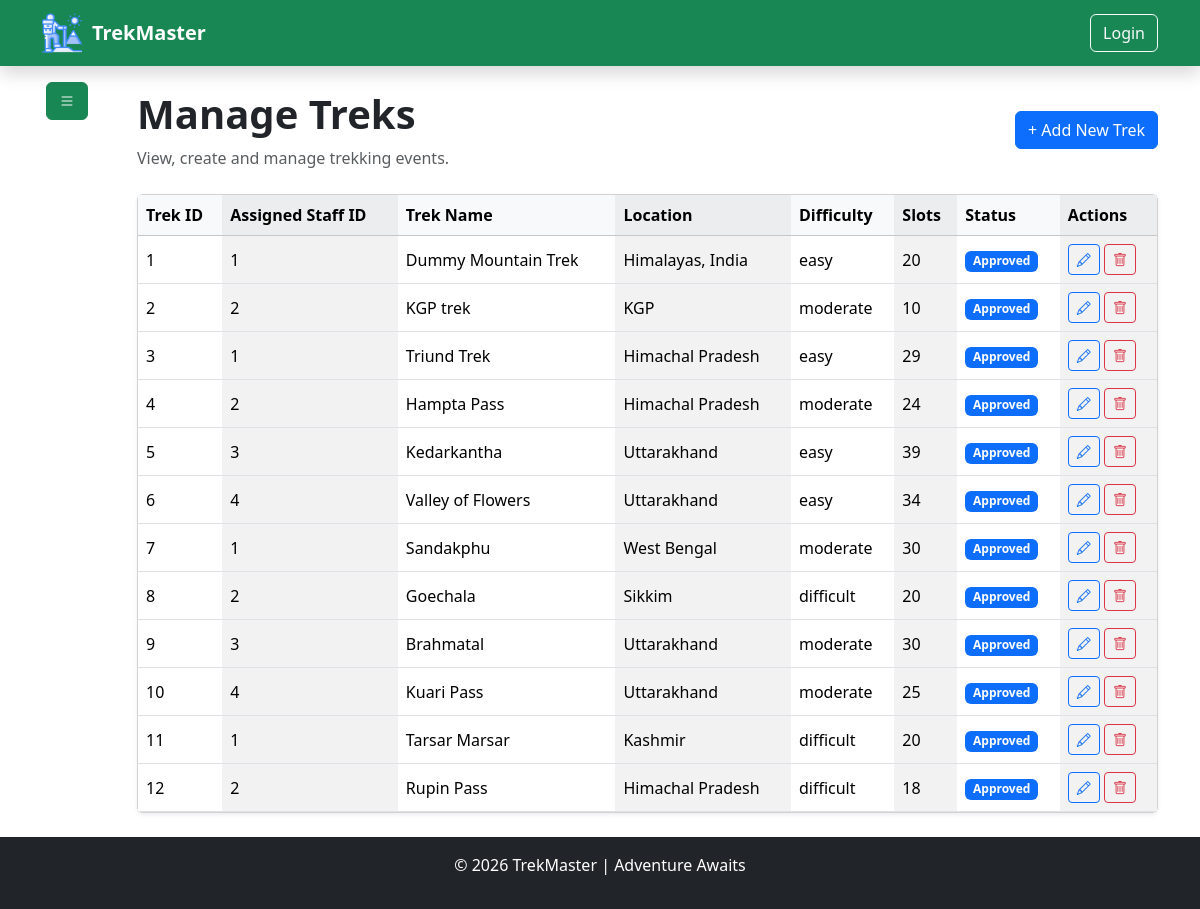
Page /admin/manage_treks (signed in) on the earlier database version.
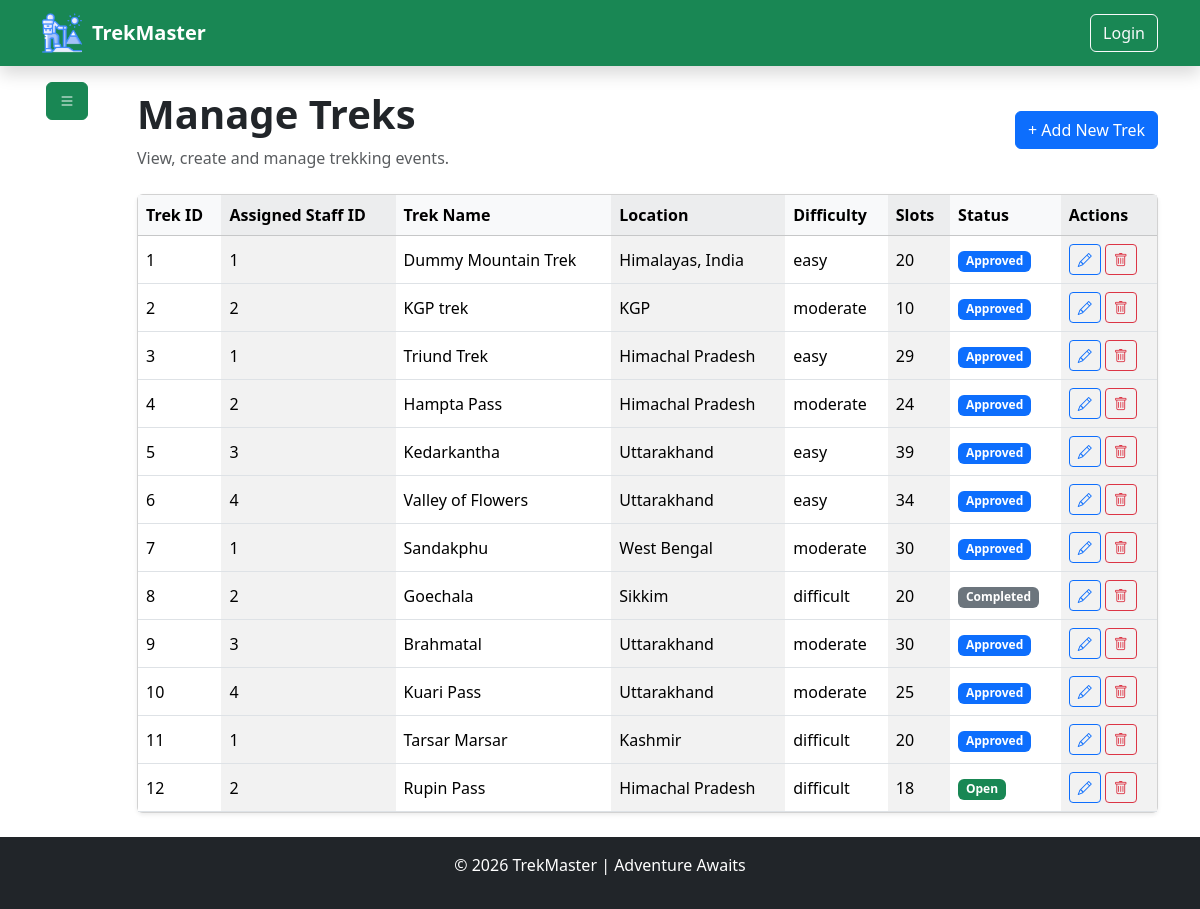
Same page on the later database version.
### model/model.py (models this page shows, shortened)
class BaseModel(TimeStampMixin, db.Model):
    __abstract__ = True  ## means this class is not a table in the database, but it can be inherited by other models to have common fields [new concept of abstract base class in SQLAlchemy]
    id = db.Column(db.Integer, primary_key=True)

class TrekModel(BaseModel):
    __tablename__ = "treks"
    name = db.Column(db.String(100), nullable=False)
    location = db.Column(db.String(100), nullable=False)
    difficulty = db.Column(db.Enum(TrekDifficulty), nullable=False)
    duration = db.Column(db.Integer, nullable=False)  # in days
    total_slots = db.Column(db.Integer, nullable=False, default=10)
    available_slots = db.Column(db.Integer, nullable=False, default=10)
    price = db.Column(db.Numeric(10, 2), nullable=False)
    description = db.Column(db.String(600), nullable=True)
    image_url = db.Column(db.String(200), nullable=True)
    starting_at = db.Column(db.DateTime, nullable=False, default=datetime.utcnow)
    ending_at = db.Column(db.DateTime, nullable=False)
    status = db.Column(db.Enum(TrekStatus), default=TrekStatus.PENDING, nullable=False)
    assigned_staff_id = db.Column(db.Integer, db.ForeignKey("staffs.id"), nullable=True)
    bookings = db.relationship(
        "BookingModel", backref=db.backref("trek", lazy=True), lazy=True, cascade="all, delete-orphan"
    )  # one to many relationship with BookingModel
    reviews = db.relationship(
        "TrekReviewModel", backref=db.backref("trek", lazy=True), lazy=True, cascade="all, delete-orphan"
    )  # one to many relationship with ReviewModel
    __table_args__ = (
        db.CheckConstraint(
            "available_slots <= total_slots", name="check_available_slots"
        ),
        db.CheckConstraint("starting_at < ending_at", name="ending before start constraint"),
        db.CheckConstraint("price >= 0", name="zero_price_constraint"),
    )

### utils/authentication.py (the view)
    def wrapper(*args , **kwargs):
        if "user_id" not in session:
            flash("Please log in to access this page.", "danger")
            return redirect("/auth/login")
        user = UserModel.query.filter_by(id=session["user_id"]).first()
        if not user:
            flash("User not found.", "danger")
            return redirect("/auth/login")
        return func(
            *args,
            **kwargs
        )

### controller/admin_controller.py (called while the page is built)
def get_approved_staff_users():
    approved_staff_profiles = StaffModel.query.filter_by(
        Profile_status=StaffStatus.APPROVED
    ).all()
    return [staff.user for staff in approved_staff_profiles if staff.user]

def manage_treks():
    treks = TrekModel.query.all()
    approved_staffs = get_approved_staff_users()
    return render_template(
        "admin/manage_treks.html", treks=treks, staffs=approved_staffs
    )

### routes/admin_routes.py (called while the page is built)
@admin_bp.route("/manage_treks", methods=["GET"])
@is_logged_in
@role_required(UserRole.ADMIN)
def manage_treks():
    return admin_ctrl.manage_treks()

### utils/authentication.py (called while the page is built)
def is_logged_in(func):
    def wrapper(*args , **kwargs):
        if "user_id" not in session:
            flash("Please log in to access this page.", "danger")
            return redirect("/auth/login")
        user = UserModel.query.filter_by(id=session["user_id"]).first()
        if not user:
            flash("User not found.", "danger")
            return redirect("/auth/login")
        return func(
            *args,
            **kwargs
        )
    wrapper.__name__ = func.__name__
    wrapper.__doc__ = func.__doc__
    wrapper.__module__ = func.__module__
    return wrapper

### templates/admin/manage_treks.html (shortened to what the changed rows need)
{% extends "base.html" %}
{% block content %}
<div class="container">
    <div class="row flex justify-content-between">
        <div class="col-11">
            <div class="py-4">
                <div class="d-flex justify-content-between align-items-center mb-4">
                    <div>
                        <h1 class="fw-bold">Manage Treks</h1>
                    </div>
                </div>
                <div class="card shadow-sm">
                    <div class="table-responsive">
                        <table class="table table-hover align-middle mb-0 table-striped-columns">
                            <thead class="table-light">
                                <tr>
                                    <th>Trek ID</th>
                                    <th>Assigned Staff ID</th>
                                    <th>Trek Name</th>
                                    <th>Location</th>
                                    <th>Difficulty</th>
                                    <th>Slots</th>
                                    <th>Status</th>
                                    <th>Actions</th>
                                </tr>
                            </thead>
                            <tbody>
                                {% for trek in treks %}
                                <tr>
                                    <td>{{ trek.id }}</td>
                                    <td>{{ trek.assigned_staff_id }}</td>
                                    <td>{{ trek.name }}</td>
                                    <td>{{ trek.location }}</td>
                                    <td>{{ trek.difficulty.value }}</td>
                                    <td>{{ trek.available_slots }}</td>
                                    <td>
                                        {% if trek.status.value == "pending" %}
                                        <span class="badge bg-warning text-dark">Pending</span>
                                        {% elif trek.status.value == "approved" %}
                                        <span class="badge bg-primary">Approved</span>
                                        {% elif trek.status.value == "open" %}
                                        <span class="badge bg-success">Open</span>
                                        {% elif trek.status.value == "closed" %}
                                        <span class="badge bg-danger">Closed</span>
                                        {% elif trek.status.value == "started" %}
                                        <span class="badge bg-info">Started</span>
                                        {% elif trek.status.value == "completed" %}
                                        <span class="badge bg-secondary">Completed</span>
                                        {% else %}
                                        <span class="badge bg-light text-dark">{{ trek.status.value|capitalize }}</span>
                                        {% endif %}
                                    </td>
                                    <td>
                                        <a href="/admin/edittrek/{{ trek.id }}"
                                           class="btn btn-outline-primary btn-sm">
                                            <i class="bi bi-pencil"></i>
                                        </a>
                                        <form
                                            action="/admin/manage_treks/delete/{{ trek.id }}"
                                            method="POST"
                                            class="d-inline"
                                            onsubmit="return confirm('Do you want to delete this trek?');">
                                            <button type="submit" class="btn btn-outline-danger btn-sm">
                                                <i class="bi bi-trash"></i>
                                            </button>
                                        </form>
                                    </td>
                                </tr>
                                {% endfor %}
                            </tbody>
                        </table>
                    </div>
                </div>
            </div>
        </div>
    </div>
</div>
{% endblock %}

Differences in the rows shown:
changed TrekModel "Goechala": status "Approved" → "Completed"
changed TrekModel "Rupin Pass": status "Approved" → "Open"
